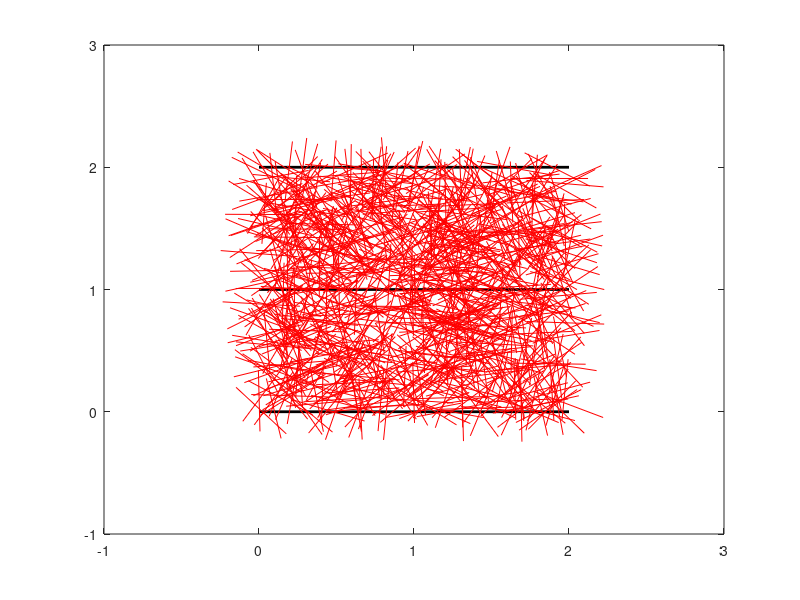

MATLAB code for this plot:
l=0.5;      %length of needle
a=1;        %distance in parells
N=1000;     %total number
n=0;        %hit number

x=[0:2];
for i=[0,1,2]
    y=a*i*ones(1,3);
    plot(x,y,'black','LineWidth',2);
    hold on;
end
axis([-1,3,-1,2*a+1]);
for j=1:N
    x1=rand(1)*2;
    y1=rand(1)*2;
    angel=rand(1)*pi;
    x2=x1+0.5*l*cos(angel);
    y2=y1+0.5*l*sin(angel);
    x3=x1-0.5*l*cos(angel);
    y3=y1-0.5*l*sin(angel);
    plot([x2,x3],[y2,y3],'red');
    hold on;
    center=(y2+y3)/2;
    d=rem(center,a);
    %judge
    if(d<=0.5*a)
        if(d<0.5*sin(angel))
            n=n+1;
        end
    else
        d=a-d;
        if(d<0.5*sin(angel))
            n=n+1;
        end
    end
end
pisimul=2*l*N/(a*n)

